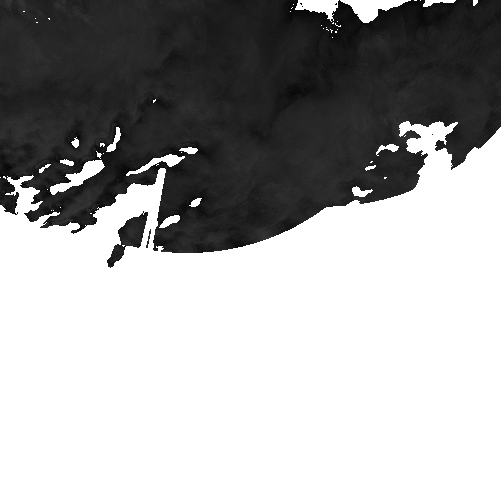
#> input picture 025 opencv批量压缩图片尺寸大小/resize/RAD_206582404239533/RAD_206582404239533_000.png, 501 x 501 px; its folder holds 4 pictures in this run
$ python resize.py
#> lines starting #> are read from the running program, lines starting #| are printed output that depends on the picture
# coding = utf-8
import os
import cv2
import time

sou_dir = "RAD_206582404239533/"
dst_dir = "out/"

def convert(in_dir,out_dir,width,height):
#> called with in_dir = 'RAD_206582404239533/', out_dir = 'out/', width = 50, height = 50
    file_list = os.listdir(in_dir)
    print(file_list)
    for filename in file_list:
        path = ''
        path = in_dir+filename
        ####################读入图像###############################
        image = cv2.imread(path,cv2.IMREAD_GRAYSCALE)#以灰度图的方式读取图片 cv2.IMREAD_COLOR cv2.IMREAD_GRAYSCALE
#> image is the input picture: shape (501, 501); min 0, max 255, mean 166.3
        #void resize(InputArray src, OutputArray dst, Size dsize, double fx=0, double fy=0, int interpolation=INTER_LINEAR );
        res = cv2.resize(image,(width,height), interpolation=cv2.INTER_LANCZOS4) #
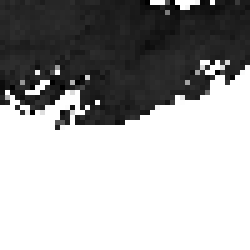
#> res: shape (50, 50) (shown 5 times larger); min 0, max 255, mean 165.6
		#INTER_NEAREST - 最邻近插值
        #INTER_LINEAR - 双线性插值，如果最后一个参数你不指定，默认使用这种方法
        #INTER_AREA - resampling using pixel area relation.
        #INTER_CUBIC - 4x4像素邻域内的双立方插值
        #INTER_LANCZOS4 - 8x8像素邻域内的Lanczos插值
        ####################写入图像########################
        path = out_dir+filename
        cv2.imwrite(path,res)
        print ("%s has been resized!"%filename)
#> pass 2 of the loop in convert, `for filename in file_list:`:
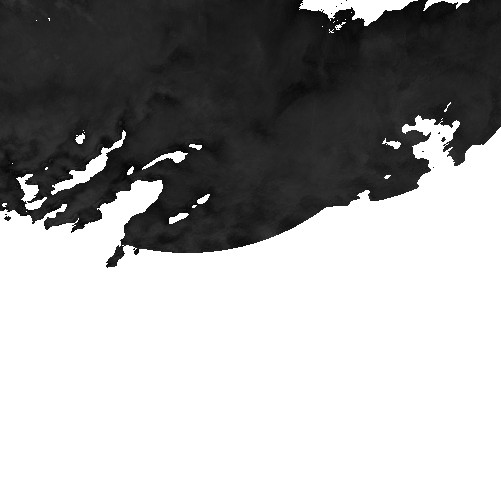
#> input picture 025 opencv批量压缩图片尺寸大小/resize/RAD_206582404239533/RAD_206582404239533_001.png, 501 x 501 px
#> in convert, image is the input picture: shape (501, 501); min 0, max 255, mean 165.7
#> in convert, `res = cv2.resize(image,(width,height), interpolation=cv2.INTER_LANCZOS4)`:
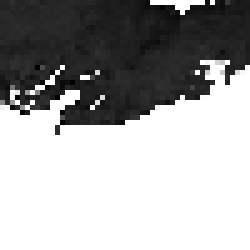
#> res: shape (50, 50) (shown 5 times larger); min 0, max 255, mean 165.9
#> pass 3 of the loop in convert, `for filename in file_list:`:
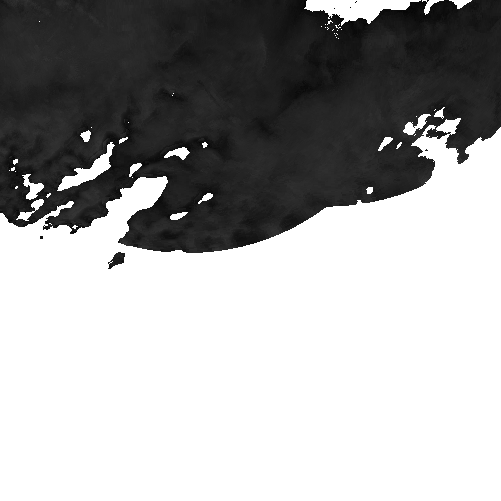
#> input picture 025 opencv批量压缩图片尺寸大小/resize/RAD_206582404239533/RAD_206582404239533_002.png, 501 x 501 px
#> in convert, image is the input picture: shape (501, 501); min 0, max 255, mean 165.2
#> in convert, `res = cv2.resize(image,(width,height), interpolation=cv2.INTER_LANCZOS4)`:
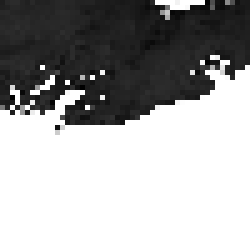
#> res: shape (50, 50) (shown 5 times larger); min 0, max 255, mean 165.3
#> the loop made 4 passes; the first 3 are shown

if __name__ == '__main__':
   time1 = time.time()
   convert(sou_dir,dst_dir,50,50)
   time2=time.time()
   print (u'总共耗时：' + str(time2 - time1) + 's')
